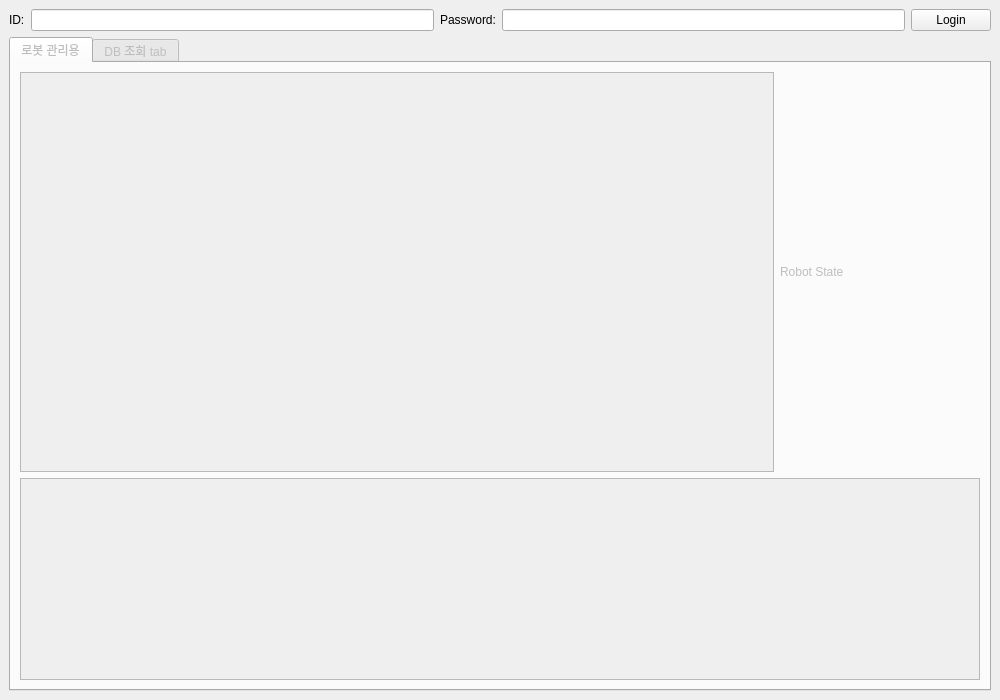
<?xml version="1.0" encoding="UTF-8"?>
<ui version="4.0">
 <class>MainWindow</class>
 <widget class="QMainWindow" name="MainWindow">
  <property name="geometry">
   <rect>
    <x>0</x>
    <y>0</y>
    <width>1000</width>
    <height>700</height>
   </rect>
  </property>
  <widget class="QWidget" name="centralwidget">
   <layout class="QVBoxLayout" name="mainVerticalLayout">
    <item>
     <layout class="QHBoxLayout" name="loginLayout">
      <item>
       <widget class="QLabel" name="loginIdLabel">
        <property name="text">
         <string>ID:</string>
        </property>
       </widget>
      </item>
      <item>
       <widget class="QLineEdit" name="loginIdEdit"/>
      </item>
      <item>
       <widget class="QLabel" name="loginPwLabel">
        <property name="text">
         <string>Password:</string>
        </property>
       </widget>
      </item>
      <item>
       <widget class="QLineEdit" name="loginPwEdit">
        <property name="echoMode">
         <enum>QLineEdit::Password</enum>
        </property>
       </widget>
      </item>
      <item>
       <widget class="QPushButton" name="loginButton">
        <property name="text">
         <string>Login</string>
        </property>
       </widget>
      </item>
     </layout>
    </item>
    <item>
     <widget class="QTabWidget" name="tabWidget">
      <property name="enabled">
       <bool>false</bool>
      </property>
      <property name="currentIndex">
       <number>0</number>
      </property>
      <widget class="QWidget" name="robotManagementTab">
       <attribute name="title">
        <string>로봇 관리용</string>
       </attribute>
       <layout class="QVBoxLayout" name="robotTabLayout">
        <item>
         <layout class="QHBoxLayout" name="mapStateLayout">
          <item>
           <widget class="QGraphicsView" name="mapView">
            <property name="enabled">
             <bool>false</bool>
            </property>
           </widget>
          </item>
          <item>
           <widget class="QLabel" name="robotStateLabel">
            <property name="minimumSize">
             <size>
              <width>200</width>
              <height>400</height>
             </size>
            </property>
            <property name="text">
             <string>Robot State</string>
            </property>
           </widget>
          </item>
         </layout>
        </item>
        <item>
         <widget class="QListWidget" name="robotListWidget"/>
        </item>
       </layout>
      </widget>
      <widget class="QWidget" name="dbQueryTab">
       <attribute name="title">
        <string>DB 조회 tab</string>
       </attribute>
       <layout class="QFormLayout" name="formLayout">
        <item row="0" column="0">
         <widget class="QLabel" name="robotIdLabel">
          <property name="text">
           <string>Robot ID:</string>
          </property>
         </widget>
        </item>
        <item row="0" column="1">
         <widget class="QLineEdit" name="robotIdEdit"/>
        </item>
        <item row="1" column="0">
         <widget class="QLabel" name="userNameLabel">
          <property name="text">
           <string>User Name:</string>
          </property>
         </widget>
        </item>
        <item row="1" column="1">
         <widget class="QLineEdit" name="userNameEdit"/>
        </item>
        <item row="2" column="0">
         <widget class="QLabel" name="ticketLabel">
          <property name="text">
           <string>Ticket #:</string>
          </property>
         </widget>
        </item>
        <item row="2" column="1">
         <widget class="QLineEdit" name="ticketEdit"/>
        </item>
        <item row="3" column="0">
         <widget class="QLabel" name="timestampLabel">
          <property name="text">
           <string>Time Stamp:</string>
          </property>
         </widget>
        </item>
        <item row="3" column="1">
         <layout class="QHBoxLayout">
          <item>
           <widget class="QComboBox" name="hourCombo"/>
          </item>
          <item>
           <widget class="QSpinBox" name="minuteSpin"/>
          </item>
          <item>
           <widget class="QSpinBox" name="secondSpin"/>
          </item>
         </layout>
        </item>
        <item row="4" column="0" colspan="2">
         <widget class="QPushButton" name="queryButton">
          <property name="text">
           <string>조회</string>
          </property>
         </widget>
        </item>
        <item row="5" column="0" colspan="2">
         <widget class="QTextEdit" name="queryResultText">
          <property name="placeholderText">
           <string>조회 내용</string>
          </property>
         </widget>
        </item>
       </layout>
      </widget>
     </widget>
    </item>
   </layout>
  </widget>
 </widget>
 <resources/>
 <connections/>
</ui>
